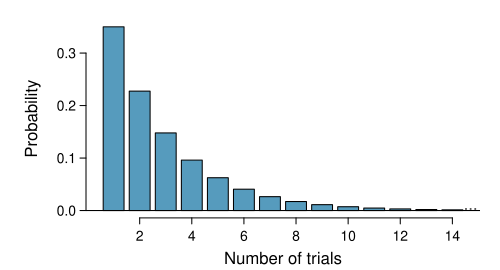

This figure's R source:
library(openintro)
data(COL)

p <- 0.35
x <- 1:100
y <- (1 - p)^(x - 1) * p
myPDF('geometricDist35.pdf', 5, 2.7,
      mar = c(2.6, 4.3, 1, 1),
      mgp = c(2.25, 0.34, 0))
plot(x, y,
     xlim = c(0.5, 14.5),
     type = 'n',
     axes = FALSE,
     xlab = '',
     ylab = 'Probability')
mtext('Number of trials', line = 1.5, side = 1)
axis(1, at = seq(2, 14, 2), cex.axis = 0.8)
par(mgp = c(2.25, 0.5, 0))
axis(2, seq(0, 0.3, 0.1), cex.axis = 0.8)
for (i in 1:14) {
  rect(x[i] - 0.4, 0,
       x[i] + 0.4, y[i],
       col = COL[1])
}
abline(h = 0)
text(14.7, 0.003, '...', col = '#444444')
dev.off()
